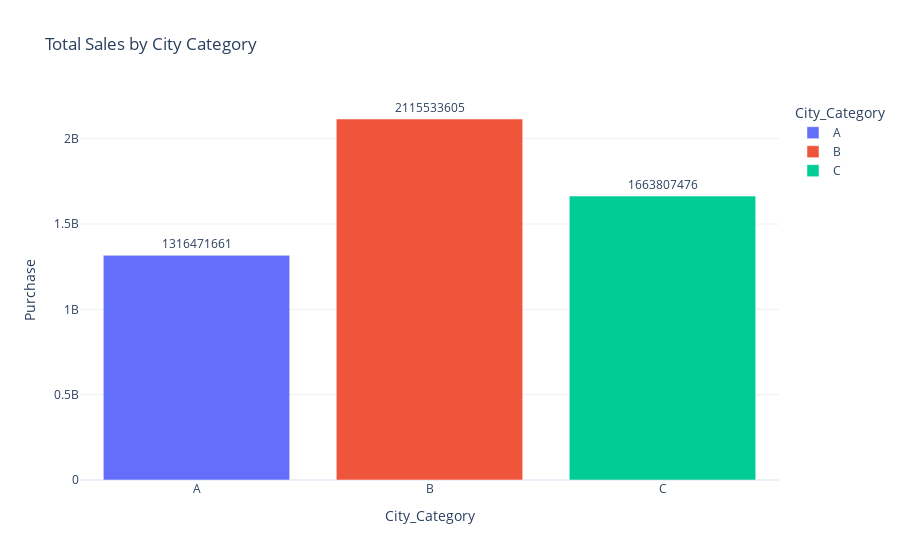

Notebook source saved alongside this figure:
### Code cell
px.bar(
    tot_pur_by_city, 
    x='City_Category', 
    y='Purchase', 
    text='Purchase', 
    color='City_Category',
    title='Total Sales by City Category',
    template='plotly_white'
).update_traces(textposition='outside').show()

### Figure 1 — Plotly figure (JSON) as saved in the notebook; plotly's stock layout.template omitted (floating-point values rounded to 4 significant figures)
{"data": [{"hovertemplate": "City_Category=%{x}<br>Purchase=%{text}<extra></extra>", "legendgroup": "A", "marker": {"color": "#636efa", "pattern": {"shape": ""}}, "name": "A", "orientation": "v", "showlegend": true, "text": [1316000000.0], "textposition": "outside", "type": "bar", "x": ["A"], "xaxis": "x", "y": [1316471661], "yaxis": "y"}, {"hovertemplate": "City_Category=%{x}<br>Purchase=%{text}<extra></extra>", "legendgroup": "B", "marker": {"color": "#EF553B", "pattern": {"shape": ""}}, "name": "B", "orientation": "v", "showlegend": true, "text": [2116000000.0], "textposition": "outside", "type": "bar", "x": ["B"], "xaxis": "x", "y": [2115533605], "yaxis": "y"}, {"hovertemplate": "City_Category=%{x}<br>Purchase=%{text}<extra></extra>", "legendgroup": "C", "marker": {"color": "#00cc96", "pattern": {"shape": ""}}, "name": "C", "orientation": "v", "showlegend": true, "text": [1664000000.0], "textposition": "outside", "type": "bar", "x": ["C"], "xaxis": "x", "y": [1663807476], "yaxis": "y"}], "layout": {"barmode": "relative", "legend": {"title": {"text": "City_Category"}, "tracegroupgap": 0}, "title": {"text": "Total Sales by City Category"}, "xaxis": {"anchor": "y", "categoryarray": ["A", "B", "C"], "categoryorder": "array", "domain": [0, 1], "title": {"text": "City_Category"}}, "yaxis": {"anchor": "x", "domain": [0, 1], "title": {"text": "Purchase"}}}}
